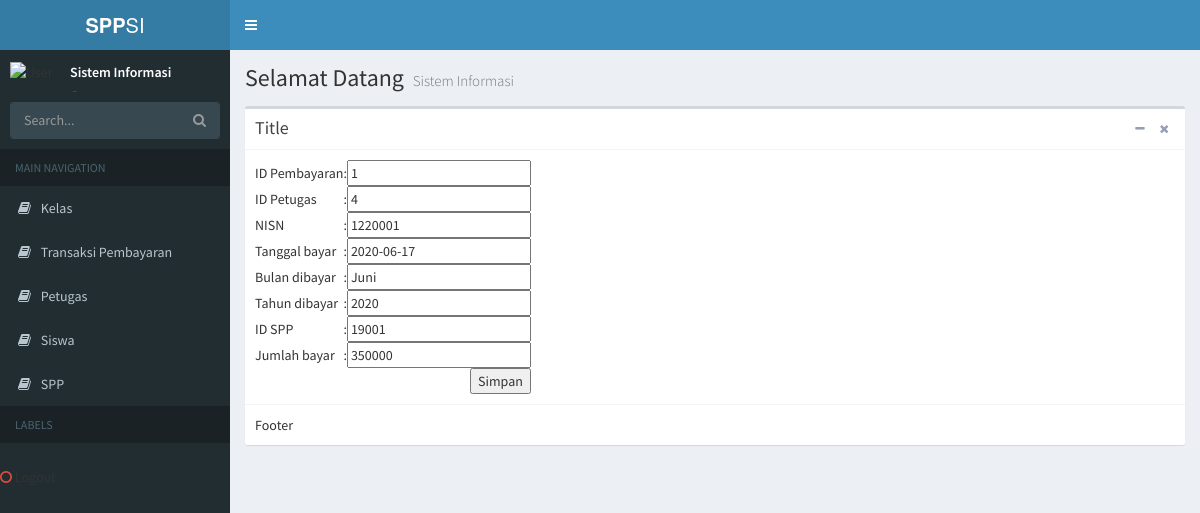
Page /index.php/Welcome/DataPb/1/view on the committed database.
### tables this page shows
CREATE TABLE `pembayaran` (
  `id_pembayaran` int(11) NOT NULL,
  `id_petugas` int(11) NOT NULL,
  `nisn` varchar(10) NOT NULL,
  `tgl_bayar` date NOT NULL,
  `bulan_dibayar` varchar(8) NOT NULL,
  `tahun_dibayar` varchar(4) NOT NULL,
  `id_spp` int(11) NOT NULL,
  `jumlah_bayar` int(11) NOT NULL
);

### application/controllers/Welcome.php (called while the page is built, shortened)
<?php
class Welcome extends CI_Controller {
	function __construct(){
	$this->load->model('MSudi');
	}
	public function DataPb()
	{
		if($this->uri->segment(4)=='view')
		{
			$id_pembayaran=$this->uri->segment(3);
			$tampil=$this->MSudi->GetDataWhere('pembayaran','id_pembayaran',$id_pembayaran)->row();
				$data['detail']['id_pembayaran']= $tampil->id_pembayaran;
	            $data['detail']['id_petugas']= $tampil->id_petugas;
	            $data['detail']['nisn']= $tampil->nisn;
	            $data['detail']['tgl_bayar']= $tampil->tgl_bayar;
	            $data['detail']['bulan_dibayar']= $tampil->bulan_dibayar;
	            $data['detail']['tahun_dibayar']= $tampil->tahun_dibayar;
	            $data['detail']['id_spp']= $tampil->id_spp;
	            $data['detail']['jumlah_bayar']= $tampil->jumlah_bayar;
			$data['content']='VFormUpdatePb';
		}
		else
		{
			$data['DataPb']=$this->MSudi->GetData('pembayaran');
			$data['content']='VPb';
		}
		$this->load->view('VBackend',$data);
	}
}

### index.php (called while the page is built, shortened)
<?php
require_once BASEPATH.'core/CodeIgniter.php';

### application/models/MSudi.php (called while the page is built, shortened)
<?php
class MSudi extends CI_Model
{
    function GetDataWhere($tabel,$id,$nilai)
    {
        $this->db->where($id,$nilai);
        $query= $this->db->get($tabel);
        return $query;
    }
}

### application/views/VFormUpdatePb.php (the view, shortened to what this page needs)
<form action="<?php echo site_url('Welcome/UpdateDataPb'); ?>" method="post">
<table>
	<tr>
		<td>ID Pembayaran</td>
		<td>:</td>
		<td>
			<input type="text" name="id_pembayaran" value="<?php echo $detail['id_pembayaran']; ?>">
		</td>
	</tr>
	<tr>
		<td>ID Petugas</td>
		<td>:</td>
		<td>
			<input type="text" name="id_petugas" value="<?php echo $detail['id_petugas']; ?>">
		</td>
	</tr>
	<tr>
		<td>NISN</td>
		<td>:</td>
		<td>
			<input type="text" name="nisn" value="<?php echo $detail['nisn']; ?>">
		</td>
	</tr>
	<tr>
		<td>Tanggal bayar</td>
		<td>:</td>
		<td>
			<input type="text" name="tgl_bayar" value="<?php echo $detail['tgl_bayar']; ?>">
		</td>
	</tr>
	<tr>
		<td>Bulan dibayar</td>
		<td>:</td>
		<td>
			<input type="text" name="bulan_dibayar" value="<?php echo $detail['bulan_dibayar']; ?>">
		</td>
	</tr>
	<tr>
		<td>Tahun dibayar</td>
		<td>:</td>
		<td>
			<input type="text" name="tahun_dibayar" value="<?php echo $detail['tahun_dibayar']; ?>">
		</td>
	</tr>
	<tr>
		<td>ID SPP</td>
		<td>:</td>
		<td>
			<input type="text" name="id_spp" value="<?php echo $detail['id_spp']; ?>">
		</td>
	</tr>
	<tr>
		<td>Jumlah bayar</td>
		<td>:</td>
		<td>
			<input type="text" name="jumlah_bayar" value="<?php echo $detail['jumlah_bayar']; ?>">
		</td>
	</tr>
	<tr>
		<td colspan="3" align="right">
			<input type="submit" name="btn_simpan" value="Simpan">
		</td>
	</tr>
</table>
</form>

### rows in the picture
pembayaran: id_pembayaran "1", id_petugas "4", nisn "1220001", tgl_bayar "2020-06-17", bulan_dibayar "Juni", tahun_dibayar "2020", id_spp "19001", jumlah_bayar "350000"
